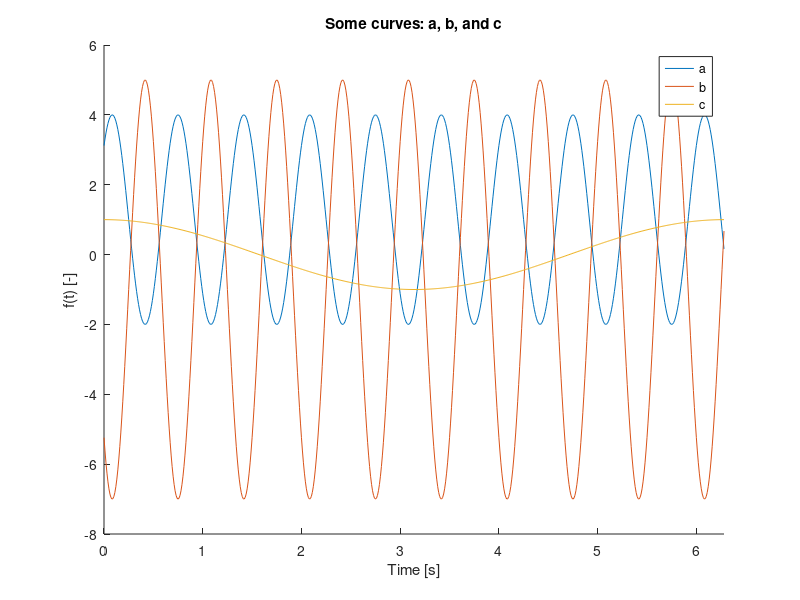

Here is the MATLAB script that generated this plot: (Note: this script raises an error after producing the figure.)
%% Plot example
t = 0:0.01:2*pi;
a = 3*sin(3*pi*t + pi/4) + 1;
b = -2*a + 1;
c = cos(t);

figure(1); hold on;
plot(t, a, t, b, t, c);
title("Some curves: a, b, and c");
legend('a', 'b', 'c');
xlabel('Time [s]');
ylabel('f(t) [-]');
xlim([min(t), max(t)]);

run ../util/plot_settings.m
figure(2); hold on;
plot(t, a, t, b, t, c);
title("Some curves: $a$, $b$, and $c$", 'FontSize', TITLE_FONT_SIZE);
legend('$a$', '$b$', '$c$');
xlabel('Time $t$ [s]', 'FontSize', LABEL_FONT_SIZE);
ylabel('$f(t)$ [-]', 'FontSize', LABEL_FONT_SIZE);
xlim([min(t), max(t)]);